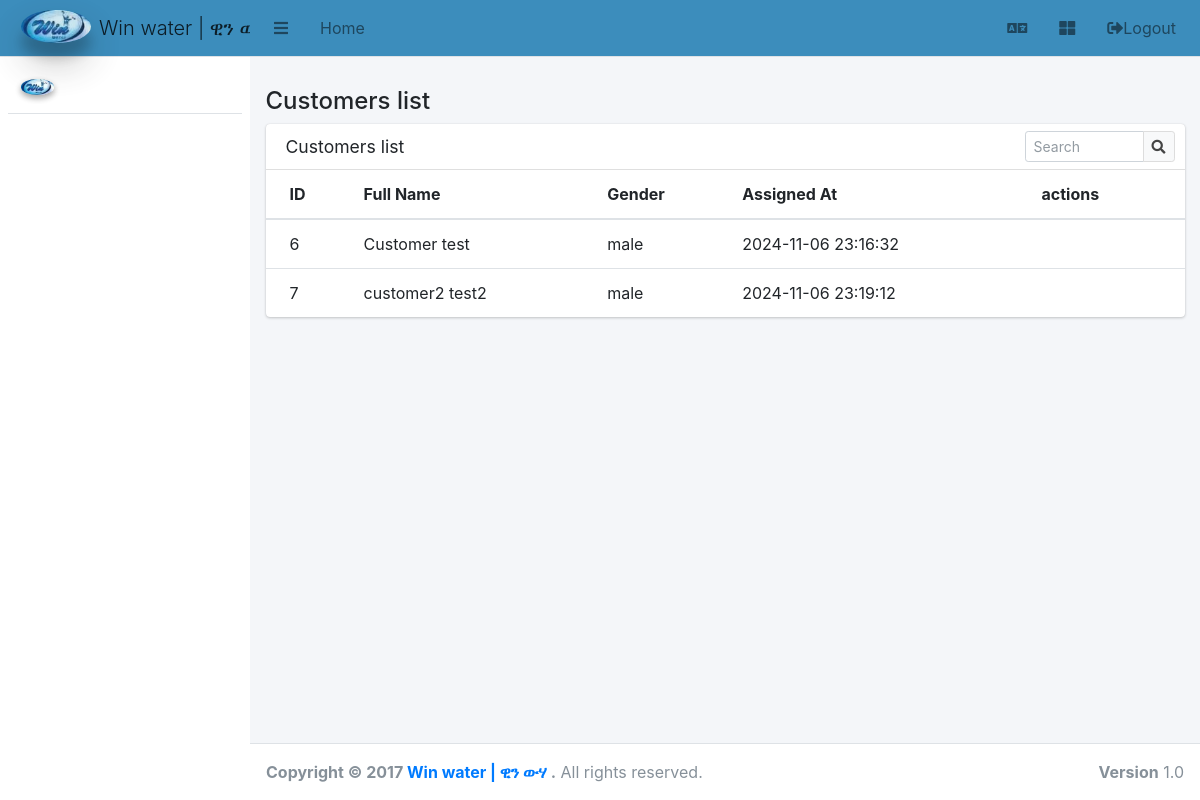
The app's page /customer.list.php with its own data.
### tables this page shows
CREATE TABLE `customers` (
  `id` int(11) NOT NULL,
  `first_name` varchar(255) NOT NULL,
  `middle_name` varchar(255) NOT NULL,
  `last_name` varchar(255) DEFAULT NULL,
  `gender` varchar(10) NOT NULL,
  `birth_date` date NOT NULL,
  `registered_at` datetime NOT NULL DEFAULT current_timestamp(),
  `user_id` int(11) DEFAULT NULL
);

### includes/helpers/mysqlHelper.php (called while the page is built, shortened)
<?php
function fetchAllData($table_name,$order_by="id",$direction="ASC"){
    global $conn;
    $sql = "SELECT * FROM $table_name where 1 order by $order_by $direction";
    $result = mysqli_query($conn, $sql);
$results=mysqli_fetch_all($result, MYSQLI_ASSOC);
    return  $results;
}

### customer.list.php (the view)
<?php include('includes/header.php'); ?>
<div class="col-12">
    <h4>Customers list </h4>
</div>
<div class="col-12">
    <div class="card">
        <div class="card-header">
            <h3 class="card-title"> Customers list</h3>
            <div class="card-tools">
                <div class="input-group input-group-sm" style="width: 150px;">
                    <input type="text" name="table_search" class="form-control float-right" placeholder="Search">
                    <div class="input-group-append">
                        <button type="submit" class="btn btn-default"><i class="fas fa-search"></i></button>
                    </div>
                </div>
            </div>
        </div>
        <div class="card-body table-responsive p-0">
            <table class="table table-hover ">
                <thead>
                    <tr>
                        <th>ID</th>
                        <th>Full Name</th>
                        <th>Gender</th>
                        <th>Assigned At</th>
                        <th>actions</th>
                    </tr>
                </thead>
                <tbody>
                    <?php
                    $customers = fetchAllData('customers');
                    foreach ($customers as $customer) {
                    ?>
                        <tr>
                            <td><?php echo $customer['id']; ?></td>
                            <td><?php echo  $customer['first_name'] . " " . $customer['middle_name']; ?></td>
                            <td><span class="tag tag-success"><?php echo $customer['gender']; ?></span></td>
                            <td><?php echo $customer['registered_at']; ?></td>
                            <td>
                            </td>
                        </tr>
                    <?php } ?>
                </tbody>
            </table>
        </div>
    </div>
</div>
</div>
</div>
</div>
<?php include('includes/footer.php'); ?>

### records on screen
customers: id "6", first_name "Customer", middle_name "test", gender "male", registered_at "2024-11-06 23:16:32"
customers: id "7", first_name "customer2", middle_name "test2", gender "male", registered_at "2024-11-06 23:19:12"
